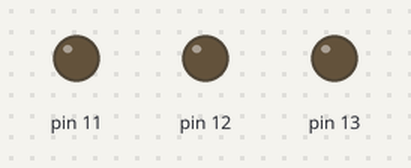
The sketch below on a simulated Arduino Uno, built with avr-gcc and run on an emulated ATmega328P. Shown: output pins drawn as LEDs (lit = HIGH).

Above: at 1.0 s.
At 5.0 s:
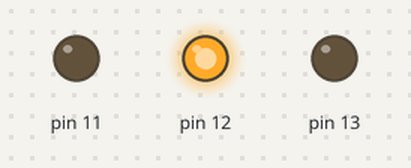
At 7.0 s:
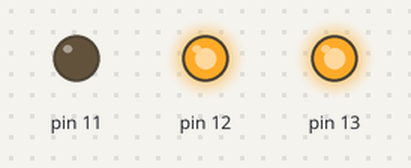
At 9.0 s:
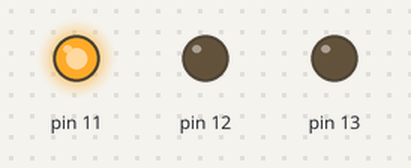
At 13.0 s:
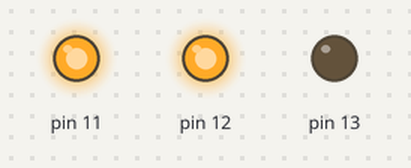
At 19.0 s:
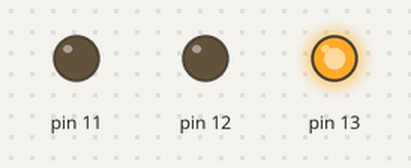
Timing chart, 0 to 20.8 s (numbered marks = the images above):
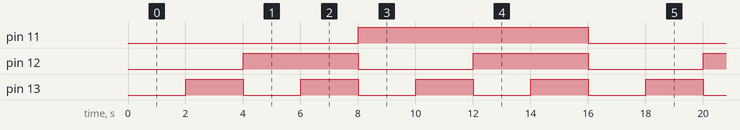

The sketch:

conversionAlgorithm.pde
```cpp
void setup()
{
  pinMode(7,INPUT);
  digitalWrite(7,1);

  pinMode(11,OUTPUT);
  pinMode(12,OUTPUT);
  pinMode(13,OUTPUT);


}


int a=0,b=0,c=0;
int num=0;
void loop()
{
  if(num>7)
  num=0;


  //Conversion algorithm

 int quo=num/2;
	int rem=num%2;

	if(quo==0)
	{

		c=b=0;
		a=rem;
	}


	if(quo==1)
	{
		c=0;
		b=1;
		a=rem;
	}

	if(quo==2)
	{
		c=1;
                b=0;
		a=rem;
	}

	if(quo==3)
	{
		c=1;
                b=1;
		a=rem;
	}

//Increment
num++;


 //show

 digitalWrite(11,boolean(c));
 digitalWrite(12,boolean(b));
 digitalWrite(13,boolean(a));

 delay(2000);


}
```

Measured:
- by itself, pin 11: alternates HIGH for 8.0 s and LOW for 8.0 s
- by itself, pin 12: alternates HIGH for 4.0 s and LOW for 4.0 s
- by itself, pin 13: alternates HIGH for 2.0 s and LOW for 2.0 s
